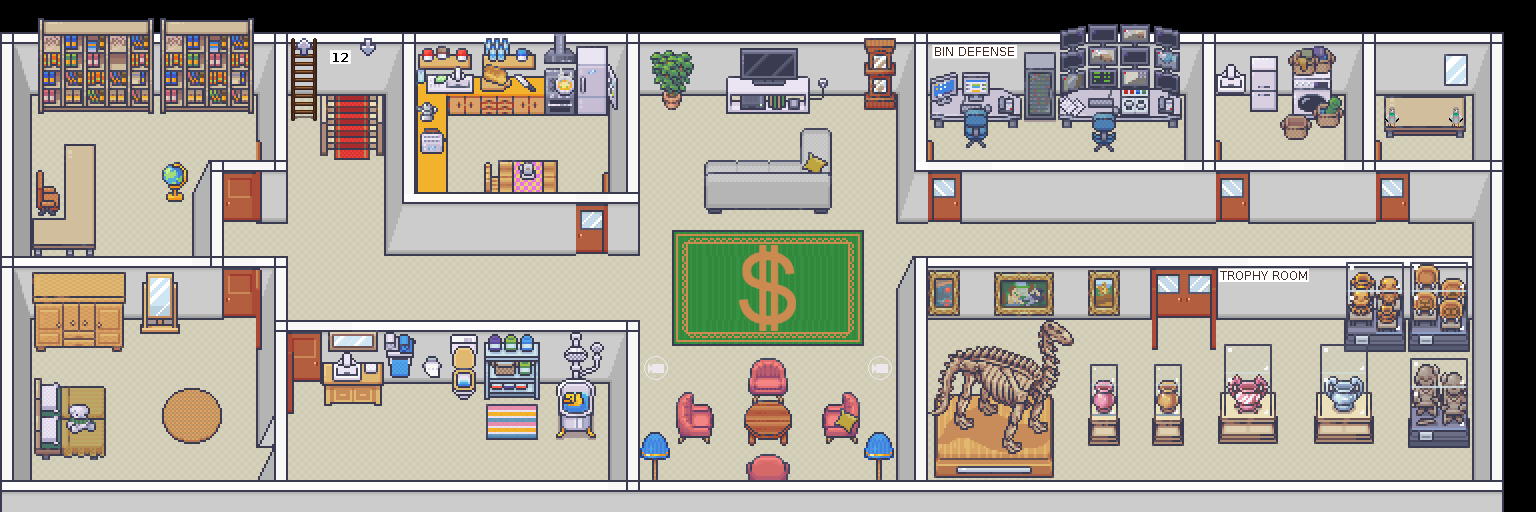

The image is a tile-based game level rendered from a .tmx file. Its description and source (layers, tilesets, objects; grid data summarised) follow:
An orthogonal 48x16 tile map with 32x32 px tiles, 68 tile layers (exitMain, start, jitsiSitzecke, silent, ...), 29 tilesets and 10 objects (10x variable).

<map version="1.5" tiledversion="1.7.2" orientation="orthogonal" renderorder="right-down" width="48" height="16" tilewidth="32" tileheight="32" infinite="0" nextlayerid="122" nextobjectid="15">
 <editorsettings>
  <export target="12.json" format="json" />
 </editorsettings>
 <properties>
  <property name="mapCopyright" value="&quot;The Money Bin&quot; by Thoddi is licensed unter CC BY-NC-SA 4.0" />
  <property name="mapDescription" value=" " />
  <property name="mapLink" value=" " />
  <property name="mapName" value="The Money Bin" />
  <property name="script" value="https://static.rc3.world/scripts/default/bundle.js" />
 </properties>
 <tileset firstgid="1" source="../tiles/mapUtilies.tsx" />
 <tileset firstgid="10" source="../tiles/Schilder.tsx" />
 <tileset firstgid="810" source="../tiles/ModernInteriors/Room_Builder_3d_walls_32x32.tsx" />
 <tileset firstgid="2130" source="../tiles/ModernInteriors/26_Condominium_32x32.tsx" />
 <tileset firstgid="2434" source="../tiles/ModernInteriors/1_Generic_32x32.tsx" />
 <tileset firstgid="3682" source="../tiles/ModernInteriors/3_Bathroom_32x32.tsx" />
 <tileset firstgid="4578" source="../tiles/ModernInteriors/5_Classroom_and_library_32x32.tsx" />
 <tileset firstgid="5122" source="../tiles/ModernInteriors/Modern_Office_Shadowless_32x32.tsx" />
 <tileset firstgid="5970" source="../tiles/ModernInteriors/22_Museum_32x32.tsx" />
 <tileset firstgid="7922" source="../tiles/ModernInteriors/14_Basement_Shadowless_32x32.tsx" />
 <tileset firstgid="8722" source="../tiles/ModernInteriors/18_Jail_32x32-Shadowless.tsx" />
 <tileset firstgid="9442" source="../tiles/ModernInteriors/12_Kitchen_Shadowless_32x32.tsx" />
 <tileset firstgid="10226" source="../tiles/ModernInteriors/animated_bathtub_with_duck_32x32.tsx" />
 <tileset firstgid="10266" source="../tiles/ModernInteriors/4_Bedroom_Shadowless_32x32.tsx" />
 <tileset firstgid="11978" source="../tiles/pigeon.tsx" />
 <tileset firstgid="12002" source="../tiles/base_out_atlas.tsx" />
 <tileset firstgid="13026" source="../tiles/ModernInteriors/Room_Builder_borders_32x32.tsx" />
 <tileset firstgid="13476" source="../tiles/ModernInteriors/animated_control_room_server_32x32.tsx" />
 <tileset firstgid="13485" source="../tiles/ModernInteriors/animated_control_room_screens_32x32.tsx" />
 <tileset firstgid="13617" source="../tiles/ModernInteriors/animated_control_room_facebook_scrolling_32x32.tsx" />
 <tileset firstgid="13641" source="../tiles/ModernInteriors/2_LivingRoom_Shadowless_32x32.tsx" />
 <tileset firstgid="14361" source="../tiles/ModernInteriors/animated_kitchen_pan_with_omelette_32x32.tsx" />
 <tileset firstgid="14393" source="../tiles/ModernInteriors/animated_pendulum_clock_32x32.tsx" />
 <tileset firstgid="14405" source="../tiles/rc3-mullana-functionary.tsx" />
 <tileset firstgid="14661" source="../tiles/ModernInteriors/animated_fridge_white_32x32.tsx" />
 <tileset firstgid="14703" source="../tiles/ModernInteriors/animated_toaster_32x32.tsx" />
 <tileset firstgid="14725" source="../tiles/ModernInteriors/animated_door_big_3_32x32.tsx" />
 <tileset firstgid="14740" source="../tiles/ModernInteriors/animated_coffee_32x32.tsx" />
 <tileset firstgid="14752" source="../tiles/ModernInteriors/animated_door_big_6_32x32.tsx" />
 <layer id="121" name="exitMain" width="48" height="16">
  <properties>
   <property name="exitUrl" value="../main.json" />
  </properties>
  <data>[768 cells, 1 non-empty, 1 distinct tile ids]</data>
 </layer>
 <layer id="18" name="start" width="48" height="16">
  <properties>
   <property name="startLayer" type="bool" value="true" />
  </properties>
  <data>[768 cells, 4 non-empty, 1 distinct tile ids]</data>
 </layer>
 <layer id="78" name="jitsiSitzecke" width="48" height="16">
  <properties>
   <property name="jitsiRoom" value="Sitzecke" />
   <property name="jitsiTrigger" value="onaction" />
   <property name="jitsiTriggerMessage" value="Sit down and press SPACE to talk to other players..." />
  </properties>
  <data>[768 cells, 40 non-empty, 1 distinct tile ids]</data>
 </layer>
 <layer id="29" name="silent" width="48" height="16">
  <properties>
   <property name="silent" type="bool" value="true" />
  </properties>
  <data>[768 cells, 18 non-empty, 1 distinct tile ids]</data>
 </layer>
 <layer id="23" name="exitDown" width="48" height="16">
  <properties>
   <property name="exitUrl" value="11.json#startFromUp" />
  </properties>
  <data>[768 cells, 2 non-empty, 1 distinct tile ids]</data>
 </layer>
 <layer id="46" name="exitUp" width="48" height="16">
  <properties>
   <property name="exitUrl" value="../main.json#startRoof" />
  </properties>
  <data>[768 cells, 1 non-empty, 1 distinct tile ids]</data>
 </layer>
 <layer id="24" name="startFromDown" width="48" height="16">
  <properties>
   <property name="startLayer" type="bool" value="true" />
  </properties>
  <data>[768 cells, 2 non-empty, 1 distinct tile ids]</data>
 </layer>
 <layer id="19" name="startFromUp" width="48" height="16">
  <properties>
   <property name="startLayer" type="bool" value="true" />
  </properties>
  <data>[768 cells, 1 non-empty, 1 distinct tile ids]</data>
 </layer>
 <layer id="82" name="fridgeStep" width="48" height="16">
  <properties>
   <property name="autoClose" type="bool" value="true" />
   <property name="autoOpen" type="bool" value="true" />
   <property name="doorVariable" value="fridgeDoor" />
   <property name="zone" value="fridgeZone" />
  </properties>
  <data>[768 cells, 1 non-empty, 1 distinct tile ids]</data>
 </layer>
 <layer id="85" name="toasterStep" width="48" height="16">
  <properties>
   <property name="autoClose" type="bool" value="true" />
   <property name="autoOpen" type="bool" value="true" />
   <property name="doorVariable" value="toasterDoor" />
   <property name="zone" value="toasterZone" />
  </properties>
  <data>[768 cells, 1 non-empty, 1 distinct tile ids]</data>
 </layer>
 <layer id="90" name="toiletStep" width="48" height="16">
  <properties>
   <property name="autoClose" type="bool" value="true" />
   <property name="autoOpen" type="bool" value="true" />
   <property name="doorVariable" value="toiletDoor" />
   <property name="zone" value="toiletZone" />
  </properties>
  <data>[768 cells, 3 non-empty, 1 distinct tile ids]</data>
 </layer>
 <layer id="103" name="bedroomStep" width="48" height="16">
  <properties>
   <property name="autoClose" type="bool" value="true" />
   <property name="autoOpen" type="bool" value="true" />
   <property name="doorVariable" value="bedroomDoor" />
   <property name="zone" value="bedroomZone" />
  </properties>
  <data>[768 cells, 3 non-empty, 1 distinct tile ids]</data>
 </layer>
 <layer id="104" name="studyStep" width="48" height="16">
  <properties>
   <property name="autoClose" type="bool" value="true" />
   <property name="autoOpen" type="bool" value="true" />
   <property name="doorVariable" value="studyDoor" />
   <property name="zone" value="studyZone" />
  </properties>
  <data>[768 cells, 3 non-empty, 1 distinct tile ids]</data>
 </layer>
 <layer id="96" name="kitchenStep" width="48" height="16">
  <properties>
   <property name="autoClose" type="bool" value="true" />
   <property name="autoOpen" type="bool" value="true" />
   <property name="doorVariable" value="kitchenDoor" />
   <property name="zone" value="kitchenZone" />
  </properties>
  <data>[768 cells, 3 non-empty, 1 distinct tile ids]</data>
 </layer>
 <layer id="117" name="trophyStep" width="48" height="16">
  <properties>
   <property name="autoClose" type="bool" value="true" />
   <property name="autoOpen" type="bool" value="true" />
   <property name="doorVariable" value="trophyDoor" />
   <property name="zone" value="trophyZone" />
  </properties>
  <data>[768 cells, 6 non-empty, 1 distinct tile ids]</data>
 </layer>
 <layer id="118" name="defenseStep" width="48" height="16">
  <properties>
   <property name="autoClose" type="bool" value="true" />
   <property name="autoOpen" type="bool" value="true" />
   <property name="doorVariable" value="defenseDoor" />
   <property name="zone" value="defenseZone" />
  </properties>
  <data>[768 cells, 3 non-empty, 1 distinct tile ids]</data>
 </layer>
 <layer id="119" name="utilityStep" width="48" height="16">
  <properties>
   <property name="autoClose" type="bool" value="true" />
   <property name="autoOpen" type="bool" value="true" />
   <property name="doorVariable" value="utilityDoor" />
   <property name="zone" value="utilityZone" />
  </properties>
  <data>[768 cells, 3 non-empty, 1 distinct tile ids]</data>
 </layer>
 <layer id="120" name="pigeonStep" width="48" height="16">
  <properties>
   <property name="autoClose" type="bool" value="true" />
   <property name="autoOpen" type="bool" value="true" />
   <property name="doorVariable" value="pigeonDoor" />
   <property name="zone" value="pigeonZone" />
  </properties>
  <data>[768 cells, 3 non-empty, 1 distinct tile ids]</data>
 </layer>
 <layer id="7" name="Block" width="48" height="16">
  <data>[768 cells, 267 non-empty, 1 distinct tile ids]</data>
 </layer>
 <layer id="22" name="Floor" width="48" height="16">
  <data>[768 cells, 705 non-empty, 1 distinct tile ids]</data>
 </layer>
 <layer id="70" name="Carpet" width="48" height="16">
  <data>[768 cells, 32 non-empty, 17 distinct tile ids]</data>
 </layer>
 <layer id="77" name="Carpet2" width="48" height="16">
  <data>[768 cells, 10 non-empty, 9 distinct tile ids]</data>
 </layer>
 <layer id="26" name="Wall-BehindPlayer" width="48" height="16">
  <data>[768 cells, 203 non-empty, 17 distinct tile ids]</data>
 </layer>
 <layer id="91" name="toiletClose1" width="48" height="16">
  <data>[768 cells, 1 non-empty, 1 distinct tile ids]</data>
 </layer>
 <layer id="93" name="kitchenClose1" width="48" height="16">
  <data>[768 cells, 1 non-empty, 1 distinct tile ids]</data>
 </layer>
 <layer id="99" name="studyClose1" width="48" height="16">
  <data>[768 cells, 1 non-empty, 1 distinct tile ids]</data>
 </layer>
 <layer id="105" name="trophyClose1" width="48" height="16">
  <data>[768 cells, 2 non-empty, 1 distinct tile ids]</data>
 </layer>
 <layer id="108" name="defenseClose1" width="48" height="16">
  <data>[768 cells, 1 non-empty, 1 distinct tile ids]</data>
 </layer>
 <layer id="111" name="utilityClose1" width="48" height="16">
  <data>[768 cells, 1 non-empty, 1 distinct tile ids]</data>
 </layer>
 <layer id="114" name="pigeonClose1" width="48" height="16">
  <data>[768 cells, 1 non-empty, 1 distinct tile ids]</data>
 </layer>
 <layer id="101" name="bedroomClose1" width="48" height="16">
  <data>[768 cells, 1 non-empty, 1 distinct tile ids]</data>
 </layer>
 <layer id="75" name="Base" width="48" height="16">
  <data>[768 cells, 13 non-empty, 12 distinct tile ids]</data>
 </layer>
 <layer id="79" name="OnBase" width="48" height="16">
  <data>[768 cells, 2 non-empty, 2 distinct tile ids]</data>
 </layer>
 <layer id="59" name="Desks etc 1" width="48" height="16">
  <data>[768 cells, 167 non-empty, 148 distinct tile ids]</data>
 </layer>
 <layer id="38" name="WallDecoration" width="48" height="16">
  <data>[768 cells, 21 non-empty, 17 distinct tile ids]</data>
 </layer>
 <layer id="63" name="On Desk 1" width="48" height="16">
  <data>[768 cells, 41 non-empty, 35 distinct tile ids]</data>
 </layer>
 <layer id="74" name="On Desk 3" width="48" height="16">
  <data>[768 cells, 25 non-empty, 25 distinct tile ids]</data>
 </layer>
 <layer id="92" name="On Desk 4" width="48" height="16">
  <data>[768 cells, 5 non-empty, 5 distinct tile ids]</data>
 </layer>
 <layer id="83" name="toasterOpen" width="48" height="16">
  <data>[768 cells, 1 non-empty, 1 distinct tile ids]</data>
 </layer>
 <layer id="84" name="toasterClose" width="48" height="16">
  <data>[768 cells, 1 non-empty, 1 distinct tile ids]</data>
 </layer>
 <layer id="80" name="fridgeOpen" width="48" height="16">
  <data>[768 cells, 4 non-empty, 4 distinct tile ids]</data>
 </layer>
 <layer id="81" name="fridgeClose" width="48" height="16">
  <data>[768 cells, 2 non-empty, 2 distinct tile ids]</data>
 </layer>
 <layer id="61" name="Chair 1" width="48" height="16">
  <data>[768 cells, 21 non-empty, 20 distinct tile ids]</data>
 </layer>
 <layer id="62" name="Chair 2" width="48" height="16">
  <data>[768 cells, 2 non-empty, 2 distinct tile ids]</data>
 </layer>
 <layer id="10" name="Stairs" width="48" height="16">
  <data>[768 cells, 8 non-empty, 8 distinct tile ids]</data>
 </layer>
 <layer id="69" name="Stairs2" width="48" height="16">
  <data>[768 cells, 5 non-empty, 5 distinct tile ids]</data>
 </layer>
 <objectgroup id="17" name="floorLayer">
  <object id="5" name="fridgeDoor" type="variable" x="592" y="22">
   <properties>
    <property name="closeLayer" value="fridgeClose" />
    <property name="default" type="bool" value="false" />
    <property name="door" type="bool" value="true" />
    <property name="openLayer" value="fridgeOpen" />
   </properties>
   <point />
  </object>
  <object id="6" name="toasterDoor" type="variable" x="521" y="21">
   <properties>
    <property name="closeLayer" value="toasterClose" />
    <property name="default" type="bool" value="false" />
    <property name="door" type="bool" value="true" />
    <property name="openLayer" value="toasterOpen" />
   </properties>
   <point />
  </object>
  <object id="8" name="kitchenDoor" type="variable" x="421" y="19.6667">
   <properties>
    <property name="closeLayer">kitchenClose1
kitchenClose2</property>
    <property name="default" type="bool" value="false" />
    <property name="door" type="bool" value="true" />
    <property name="openLayer" value="kitchenOpen" />
   </properties>
   <point />
  </object>
  <object id="7" name="toiletDoor" type="variable" x="337.333" y="469">
   <properties>
    <property name="closeLayer">toiletClose1
toiletClose2</property>
    <property name="default" type="bool" value="false" />
    <property name="door" type="bool" value="true" />
    <property name="openLayer" value="toiletOpen" />
   </properties>
   <point />
  </object>
  <object id="11" name="trophyDoor" type="variable" x="963.333" y="483">
   <properties>
    <property name="closeLayer">trophyClose1
trophyClose2</property>
    <property name="default" type="bool" value="false" />
    <property name="door" type="bool" value="true" />
    <property name="openLayer" value="trophyOpen" />
   </properties>
   <point />
  </object>
  <object id="12" name="defenseDoor" type="variable" x="1007.33" y="220">
   <properties>
    <property name="closeLayer">defenseClose1
defenseClose2</property>
    <property name="default" type="bool" value="false" />
    <property name="door" type="bool" value="true" />
    <property name="openLayer" value="defenseOpen" />
   </properties>
   <point />
  </object>
  <object id="13" name="utilityDoor" type="variable" x="1323.33" y="208">
   <properties>
    <property name="closeLayer">utilityClose1
utilityClose2</property>
    <property name="default" type="bool" value="false" />
    <property name="door" type="bool" value="true" />
    <property name="openLayer" value="utilityOpen" />
   </properties>
   <point />
  </object>
  <object id="14" name="pigeonDoor" type="variable" x="1453.33" y="210">
   <properties>
    <property name="closeLayer">pigeonClose1
pigeonClose2</property>
    <property name="default" type="bool" value="false" />
    <property name="door" type="bool" value="true" />
    <property name="openLayer" value="pigeonOpen" />
   </properties>
   <point />
  </object>
  <object id="9" name="bedroomDoor" type="variable" x="201.333" y="312.5">
   <properties>
    <property name="closeLayer">bedroomClose1
bedroomClose2</property>
    <property name="default" type="bool" value="false" />
    <property name="door" type="bool" value="true" />
    <property name="openLayer" value="bedroomOpen" />
   </properties>
   <point />
  </object>
  <object id="10" name="studyDoor" type="variable" x="208.333" y="229.5">
   <properties>
    <property name="closeLayer">studyClose1
studyClose2</property>
    <property name="default" type="bool" value="false" />
    <property name="door" type="bool" value="true" />
    <property name="openLayer" value="studyOpen" />
   </properties>
   <point />
  </object>
 </objectgroup>
 <layer id="1" name="Wall-BeforePlayer" width="48" height="16">
  <data>[768 cells, 107 non-empty, 7 distinct tile ids]</data>
 </layer>
 <layer id="60" name="Desks etc 2" width="48" height="16">
  <data>[768 cells, 54 non-empty, 51 distinct tile ids]</data>
 </layer>
 <layer id="64" name="On Desk 2" width="48" height="16">
  <data>[768 cells, 38 non-empty, 19 distinct tile ids]</data>
 </layer>
 <layer id="87" name="toiletOpen" width="48" height="16">
  <data>[768 cells, 3 non-empty, 3 distinct tile ids]</data>
 </layer>
 <layer id="100" name="studyClose2" width="48" height="16">
  <data>[768 cells, 1 non-empty, 1 distinct tile ids]</data>
 </layer>
 <layer id="102" name="bedroomClose2" width="48" height="16">
  <data>[768 cells, 1 non-empty, 1 distinct tile ids]</data>
 </layer>
 <layer id="98" name="bedroomOpen" width="48" height="16">
  <data>[768 cells, 3 non-empty, 3 distinct tile ids]</data>
 </layer>
 <layer id="97" name="studyOpen" width="48" height="16">
  <data>[768 cells, 3 non-empty, 3 distinct tile ids]</data>
 </layer>
 <layer id="107" name="trophyOpen" width="48" height="16">
  <data>[768 cells, 6 non-empty, 3 distinct tile ids]</data>
 </layer>
 <layer id="110" name="defenseOpen" width="48" height="16">
  <data>[768 cells, 3 non-empty, 3 distinct tile ids]</data>
 </layer>
 <layer id="113" name="utilityOpen" width="48" height="16">
  <data>[768 cells, 3 non-empty, 3 distinct tile ids]</data>
 </layer>
 <layer id="116" name="pigeonOpen" width="48" height="16">
  <data>[768 cells, 3 non-empty, 3 distinct tile ids]</data>
 </layer>
 <layer id="95" name="kitchenOpen" width="48" height="16">
  <data>[768 cells, 3 non-empty, 3 distinct tile ids]</data>
 </layer>
 <layer id="94" name="kitchenClose2" width="48" height="16">
  <data>[768 cells, 1 non-empty, 1 distinct tile ids]</data>
 </layer>
 <layer id="89" name="toiletClose2" width="48" height="16">
  <data>[768 cells, 1 non-empty, 1 distinct tile ids]</data>
 </layer>
 <layer id="106" name="trophyClose2" width="48" height="16">
  <data>[768 cells, 2 non-empty, 1 distinct tile ids]</data>
 </layer>
 <layer id="109" name="defenseClose2" width="48" height="16">
  <data>[768 cells, 1 non-empty, 1 distinct tile ids]</data>
 </layer>
 <layer id="112" name="utilityClose2" width="48" height="16">
  <data>[768 cells, 1 non-empty, 1 distinct tile ids]</data>
 </layer>
 <layer id="115" name="pigeonClose2" width="48" height="16">
  <data>[768 cells, 1 non-empty, 1 distinct tile ids]</data>
 </layer>
 <layer id="21" name="WallDecorationsBeforePlayer" width="48" height="16">
  <data>[768 cells, 13 non-empty, 13 distinct tile ids]</data>
 </layer>
 <layer id="11" name="Doors" width="48" height="16">
  <data>[768 cells, 0 non-empty, 0 distinct tile ids]</data>
 </layer>
 <layer id="76" name="WallAboveDoors" width="48" height="16">
  <data>[768 cells, 24 non-empty, 5 distinct tile ids]</data>
 </layer>
</map>
